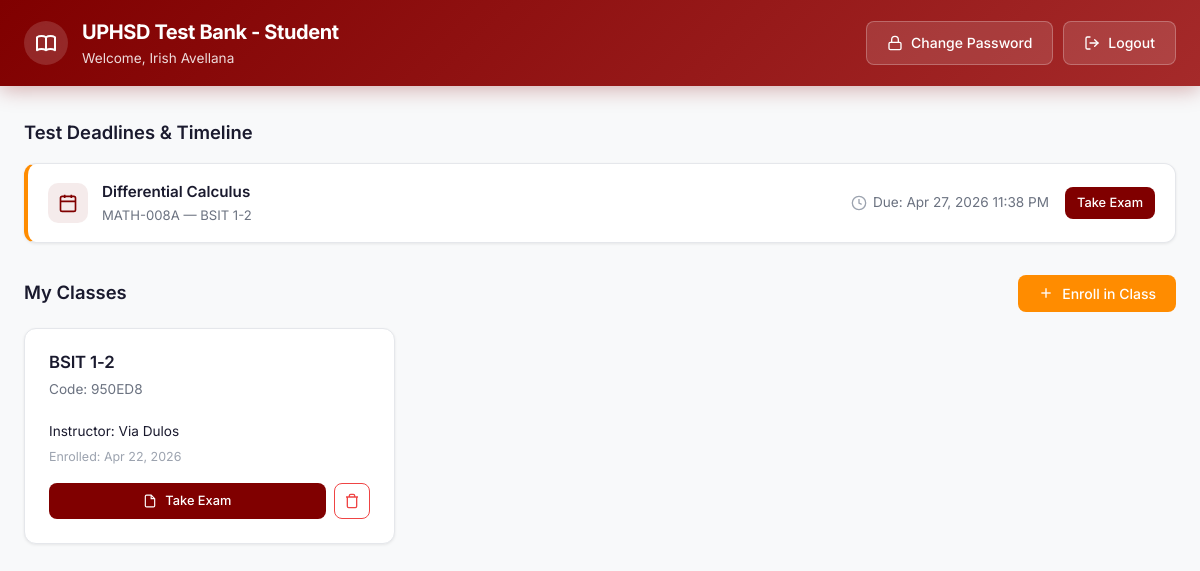
/php/dashboard.php (signed in), run on the app's committed database.
### tables this page shows
CREATE TABLE `class_courses` (
  `class_course_id` int(11) NOT NULL AUTO_INCREMENT,
  `class_id` int(11) DEFAULT NULL,
  `course_id` int(11) DEFAULT NULL,
  `opening_date` datetime DEFAULT NULL,
  `deadline` datetime DEFAULT NULL,
  `selected_subtopic` varchar(255) DEFAULT NULL,
  `easy_limit` int(11) DEFAULT 0,
  `medium_limit` int(11) DEFAULT 0,
  `hard_limit` int(11) DEFAULT 0,
  `show_correct_after_three` tinyint(1) DEFAULT 0,
  `show_right_wrong_feedback` tinyint(1) DEFAULT 1,
  PRIMARY KEY (`class_course_id`),
  UNIQUE KEY `class_id` (`class_id`,`course_id`)
);

CREATE TABLE `courses` (
  `id` int(11) NOT NULL AUTO_INCREMENT,
  `course_code` varchar(10) NOT NULL,
  `course_name` varchar(100) NOT NULL,
  `prog_id` int(11) NOT NULL,
  `opening_date` datetime DEFAULT NULL,
  `deadline` datetime DEFAULT NULL,
  `easy_limit` int(11) DEFAULT NULL,
  `medium_limit` int(11) DEFAULT NULL,
  `hard_limit` int(11) DEFAULT NULL,
  `selected_subtopic` varchar(255) DEFAULT NULL,
  PRIMARY KEY (`id`),
  KEY `prog_id` (`prog_id`),
  CONSTRAINT `courses_ibfk_1` FOREIGN KEY (`prog_id`) REFERENCES `programs` (`prog_id`)
);

CREATE TABLE `classes` (
  `class_id` int(11) NOT NULL AUTO_INCREMENT,
  `class_name` varchar(100) NOT NULL,
  `class_code` varchar(10) NOT NULL,
  `faculty_id` int(11) DEFAULT NULL,
  `created_at` timestamp NOT NULL DEFAULT current_timestamp(),
  `status` varchar(20) DEFAULT 'active',
  PRIMARY KEY (`class_id`),
  UNIQUE KEY `class_code` (`class_code`),
  KEY `faculty_id` (`faculty_id`),
  CONSTRAINT `classes_ibfk_1` FOREIGN KEY (`faculty_id`) REFERENCES `users_new` (`user_id`)
);

CREATE TABLE `class_enrollments` (
  `enrollment_id` int(11) NOT NULL AUTO_INCREMENT,
  `class_id` int(11) DEFAULT NULL,
  `user_id` int(11) DEFAULT NULL,
  `enrollment_date` datetime DEFAULT current_timestamp(),
  `is_approved` tinyint(1) DEFAULT 0,
  PRIMARY KEY (`enrollment_id`),
  KEY `class_enrollments_user_fk` (`user_id`),
  CONSTRAINT `class_enrollments_user_fk` FOREIGN KEY (`user_id`) REFERENCES `users_new` (`user_id`) ON DELETE CASCADE
);

### php/includes/student_dashboard.php (the view, shortened to what this page needs)
<?php
$userId = $_SESSION['user']['user_id'];
$enrollments = $conn->query("
    SELECT ce.enrollment_id, ce.class_id, ce.enrollment_date, ce.is_approved,
           c.class_name, c.class_code, c.status,
           CONCAT(u.first_name, ' ', u.last_name) as instructor
    FROM class_enrollments ce
    JOIN classes c ON ce.class_id = c.class_id
    LEFT JOIN users_new u ON c.faculty_id = u.user_id
    WHERE ce.user_id = $userId AND c.status = 'active'
    ORDER BY ce.enrollment_date DESC
");
$deadlines = $conn->query("
    SELECT cc.class_course_id, cc.opening_date, cc.deadline,
           co.course_code, co.course_name,
           cl.class_name, cl.class_id
    FROM class_courses cc
    JOIN courses co ON cc.course_id = co.id
    JOIN classes cl ON cc.class_id = cl.class_id
    JOIN class_enrollments ce ON ce.class_id = cl.class_id AND ce.user_id = $userId
    WHERE cc.deadline >= NOW() AND cl.status = 'active'
    ORDER BY cc.deadline ASC
");
?>
<div class="main-content">
    <div class="mb-8">
        <h2 style="font-size:1.15rem;font-weight:600;margin-bottom:16px;">Test Deadlines & Timeline</h2>
        <?php if ($deadlines->num_rows > 0): ?>
        <div style="display:flex;flex-direction:column;gap:12px;">
            <?php while ($dl = $deadlines->fetch_assoc()): ?>
            <div class="card deadline-card">
                <div class="deadline-info">
                    <div class="deadline-icon">
                        <svg viewBox="0 0 24 24"><rect x="3" y="4" width="18" height="18" rx="2" ry="2"/><line x1="16" y1="2" x2="16" y2="6"/><line x1="8" y1="2" x2="8" y2="6"/><line x1="3" y1="10" x2="21" y2="10"/></svg>
                    </div>
                    <div>
                        <div class="deadline-title"><?= htmlspecialchars($dl['course_name']) ?></div>
                        <div class="deadline-course"><?= htmlspecialchars($dl['course_code']) ?> — <?= htmlspecialchars($dl['class_name']) ?></div>
                    </div>
                </div>
                <div style="display:flex;align-items:center;gap:16px;">
                    <div class="deadline-due">
                        <svg viewBox="0 0 24 24"><circle cx="12" cy="12" r="10"/><polyline points="12 6 12 12 16 14"/></svg>
                        Due: <?= date('M j, Y g:i A', strtotime($dl['deadline'])) ?>
                    </div>
                    <a href="exam.php?class_id=<?= $dl['class_id'] ?>&course_code=<?= urlencode($dl['course_code']) ?>" class="btn btn-maroon btn-sm">Take Exam</a>
                </div>
            </div>
            <?php endwhile; ?>
        </div>
        <?php else: ?>
        <div class="card"><div class="empty-state"><p>No upcoming deadlines</p></div></div>
        <?php endif; ?>
    </div>
    <div class="flex-between mb-4">
        <h2 style="font-size:1.15rem;font-weight:600;">My Classes</h2>
        <button onclick="document.getElementById('enrollModal').classList.add('active')" class="btn btn-orange">
            <svg width="16" height="16" viewBox="0 0 24 24" fill="none" stroke="currentColor" stroke-width="2"><line x1="12" y1="5" x2="12" y2="19"/><line x1="5" y1="12" x2="19" y2="12"/></svg>
            Enroll in Class
        </button>
    </div>
    <div class="grid-3">
        <?php if ($enrollments->num_rows > 0): ?>
            <?php while ($enr = $enrollments->fetch_assoc()): ?>
            <div class="card class-card">
                <div class="card-header">
                    <h3 class="card-title"><?= htmlspecialchars($enr['class_name']) ?></h3>
                    <p class="card-description">Code: <?= htmlspecialchars($enr['class_code']) ?></p>
                </div>
                <div class="card-content">
                    <p class="instructor">Instructor: <?= htmlspecialchars($enr['instructor'] ?? 'N/A') ?></p>
                    <p class="enrolled-date">Enrolled: <?= date('M j, Y', strtotime($enr['enrollment_date'])) ?></p>
                    <div class="card-actions">
                        <a href="exam.php?class_id=<?= $enr['class_id'] ?>" class="btn btn-maroon btn-sm">
                            <svg width="14" height="14" viewBox="0 0 24 24" fill="none" stroke="currentColor" stroke-width="2"><path d="M14 2H6a2 2 0 0 0-2 2v16a2 2 0 0 0 2 2h12a2 2 0 0 0 2-2V8z"/><polyline points="14 2 14 8 20 8"/></svg>
                            Take Exam
                        </a>
                        <form method="POST" style="display:inline;" onsubmit="return confirm('Unenroll from this class?')">
                            <button type="submit" class="btn btn-icon btn-danger" title="Unenroll">
                                <svg width="16" height="16" viewBox="0 0 24 24" fill="none" stroke="currentColor" stroke-width="2"><polyline points="3 6 5 6 21 6"/><path d="M19 6v14a2 2 0 0 1-2 2H7a2 2 0 0 1-2-2V6m3 0V4a2 2 0 0 1 2-2h4a2 2 0 0 1 2 2v2"/></svg>
                            </button>
                        </form>
                    </div>
                </div>
            </div>
            <?php endwhile; ?>
        <?php else: ?>
            <div class="card" style="grid-column:1/-1;">
                <div class="empty-state"><p>No enrolled classes. Click "Enroll in Class" to get started.</p></div>
            </div>
        <?php endif; ?>
    </div>
</div>

### php/assets/style.css (style rules this page uses)
:root { --maroon: #800000; --maroon-dark: #600000; --maroon-light: #A52A2A; --orange: #FF8C00; --orange-dark: #E67E00; --bg-primary: #f8f9fa; --bg-card: #ffffff; --text-primary: #1a1a2e; --text-secondary: #6b7280; --text-muted: #9ca3af; --border-color: #e5e7eb; --border-radius: 12px; --border-radius-sm: 8px; --shadow-sm: 0 1px 3px rgba(0,0,0,0.08); --shadow-md: 0 4px 12px rgba(0,0,0,0.1); --shadow-lg: 0 10px 30px rgba(0,0,0,0.12); --transition: all 0.2s ease; --green: #22c55e; --green-bg: #f0fdf4; --red: #ef4444; --red-bg: #fef2f2; --blue: #3b82f6; --blue-bg: #eff6ff; --purple: #8b5cf6; --purple-bg: #f5f3ff; }
*, *::before, *::after { box-sizing: border-box; margin: 0; padding: 0; }
body { font-family: 'Inter', -apple-system, BlinkMacSystemFont, sans-serif; background-color: var(--bg-primary); color: var(--text-primary); line-height: 1.6; min-height: 100vh; -webkit-font-smoothing: antialiased; }
a { color: var(--maroon); text-decoration: none; }
.btn { display: inline-flex; align-items: center; justify-content: center; gap: 8px; padding: 10px 20px; font-size: 0.875rem; font-weight: 500; font-family: inherit; border: none; border-radius: var(--border-radius-sm); cursor: pointer; transition: var(--transition); text-decoration: none; white-space: nowrap; }
.btn-maroon { background: var(--maroon); color: #fff; }
.btn-orange { background: var(--orange); color: #fff; }
.btn-danger { color: var(--red); background: transparent; border: 1px solid var(--red); }
.btn-sm { padding: 6px 12px; font-size: 0.8rem; }
.btn-icon { padding: 8px; width: 36px; height: 36px; }
.main-content { max-width: 1280px; margin: 0 auto; padding: 32px 24px; }
.grid-3 { display: grid; grid-template-columns: repeat(3, 1fr); gap: 20px; }
.mb-4 { margin-bottom: 16px; }
.mb-8 { margin-bottom: 32px; }
.flex-between { display: flex; justify-content: space-between; align-items: center; }
.card { background: var(--bg-card); border: 1px solid var(--border-color); border-radius: var(--border-radius); box-shadow: var(--shadow-sm); overflow: hidden; transition: var(--transition); }
.card-header { padding: 20px 24px 12px; }
.card-title { font-size: 1.05rem; font-weight: 600; color: var(--text-primary); letter-spacing: -0.01em; }
.card-description { font-size: 0.85rem; color: var(--text-secondary); margin-top: 4px; }
.card-content { padding: 12px 24px 24px; }
.deadline-card { border-left: 4px solid var(--orange); display: flex; align-items: center; justify-content: space-between; padding: 16px 20px; }
.deadline-info { display: flex; align-items: center; gap: 14px; }
.deadline-icon { width: 40px; height: 40px; background: rgba(128,0,0,0.08); border-radius: 10px; display: flex; align-items: center; justify-content: center; }
.deadline-icon svg { width: 20px; height: 20px; stroke: var(--maroon); fill: none; stroke-width: 2; }
.deadline-title { font-weight: 600; font-size: 0.95rem; }
.deadline-course { font-size: 0.82rem; color: var(--text-secondary); }
.deadline-due { font-size: 0.85rem; color: var(--text-secondary); display: flex; align-items: center; gap: 6px; }
.deadline-due svg { width: 16px; height: 16px; stroke: var(--text-muted); fill: none; stroke-width: 2; }
.class-card .card-content { padding-top: 8px; }
.class-card .instructor { font-size: 0.85rem; margin-bottom: 4px; }
.class-card .enrolled-date { font-size: 0.78rem; color: var(--text-muted); }
.class-card .card-actions { display: flex; gap: 8px; margin-top: 16px; }
.class-card .card-actions .btn { flex: 1; }

### data on the page
class_courses: course.course_name "Differential Calculus", course.course_code "MATH-008A", class.class_name "BSIT 1-2", deadline "Apr 27, 2026 11:38 PM"
class_enrollments: class.class_name "BSIT 1-2", class.class_code "950ED8", instructor "Via Dulos", enrollment_date "Apr 22, 2026"

### other printed values
$pageTitle "UPHSD Test Bank - Student"
$user['first_name'] . ' ' . $user['last_name'] "Irish Avellana"
